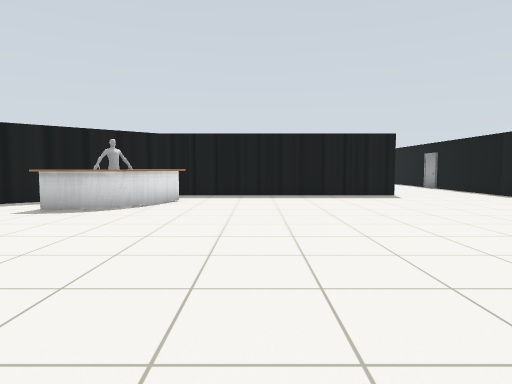
[1] (above)

16 first-person views from a walk through a world built for the Gazebo simulator. The camera is 0.92 m above the floor, tilts 4° down and sees 75° across. The floor is counted in squares, 1 m on a side. Each view is taken from the middle of a square. On the plan, view 1 faces up. The plan holds only what a view shows up to about 12 squares ahead; the rest is blank.

[2]
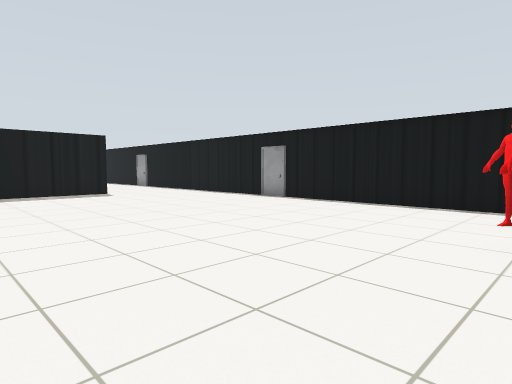

[3]
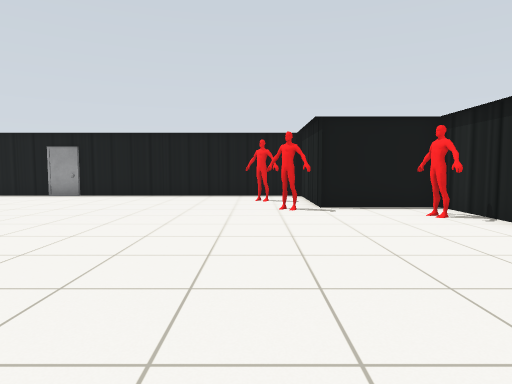

[4]
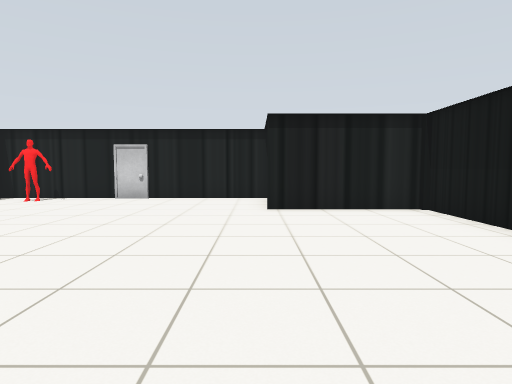

[5]
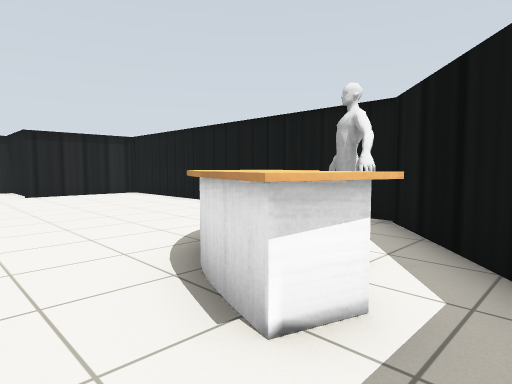

[6]
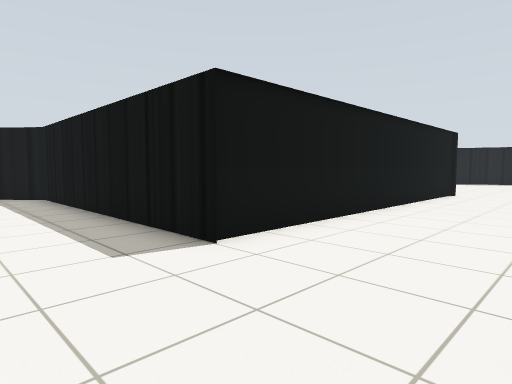

[7]
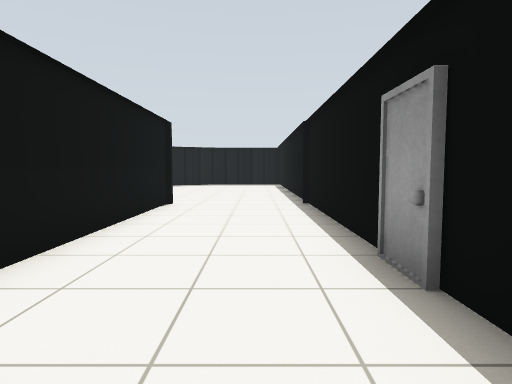

[8]
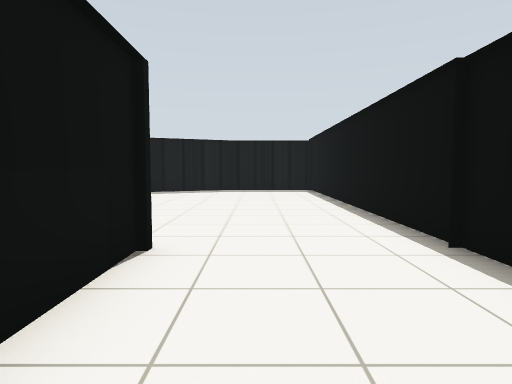

[9]
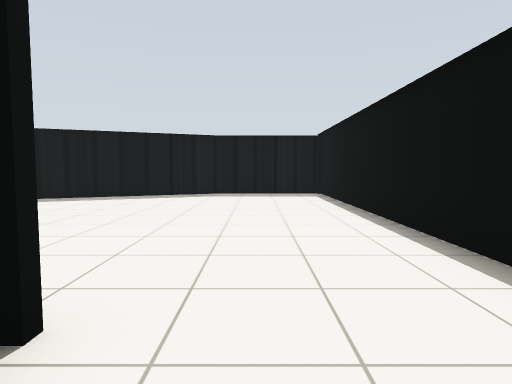

[10]
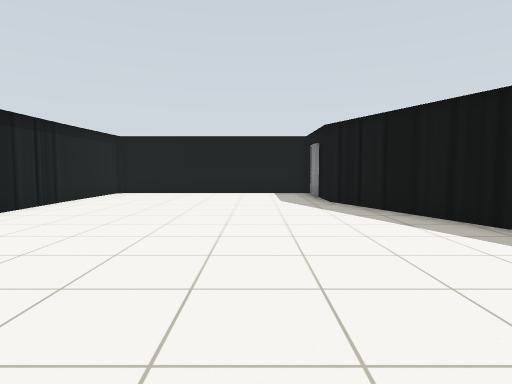

[11]
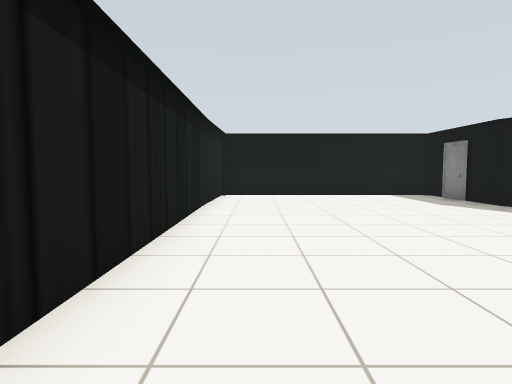

[12]
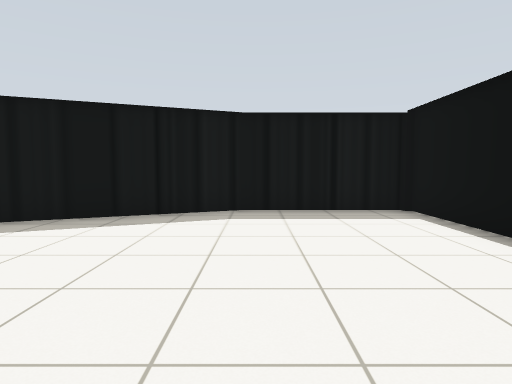

[13]
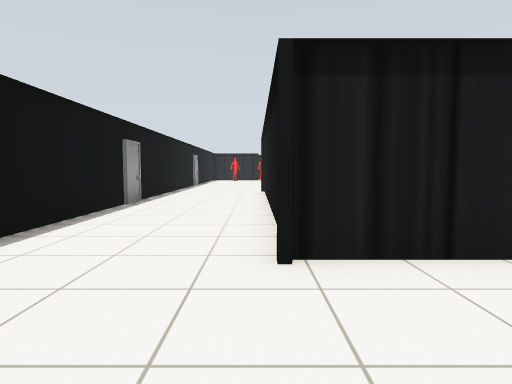

[14]
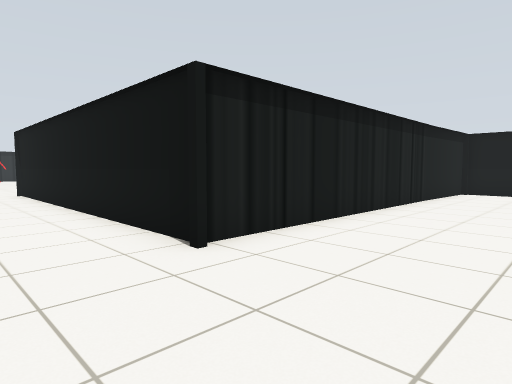

[15]
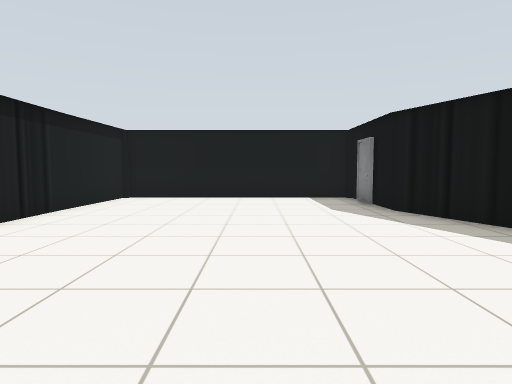

[16]
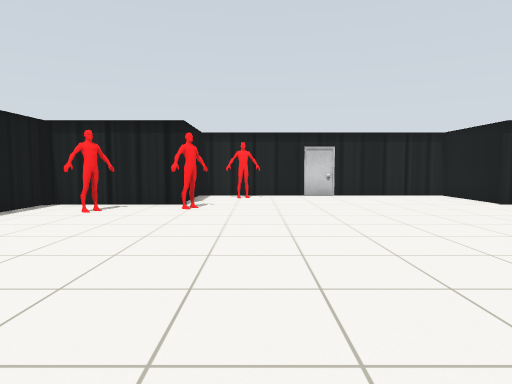

### Floor plan
Key: @ floor where view 1 was taken; # wall or solid block; . floor; P person; E desk.
Columns run from 7 left of view 1 to 9 right of it. Each row starts with its distance up from view 1.
 33            ######
 32          ###....#
 31       ####......#
 30     ###.........#
 29 #####...........#
 28 #...............#
 27 #...............#
 26 #...............#
 25 #...............#
 24 #...............#
 23 #...............#
 22 ##..............#
 21  ###########....#
 20            #....#
 19            #....#
 18            #....#
 17            #....#
 16            #....#
 15            #....#
 14            #....#
 13            #....#
 12    #########....#
 11   ##............#
 10  ##PEE..........#
  9 ## PE...........#
  8 #.EEE...........#
  7 # E.............#
  6 # ..............#
  5 # ..............#
  4 #...............#
  3 #...............#
  2 #...............#
  1 #...............#
  0 #......@......P.#
 -1 #..........PPP..#
 -2 ####........####
 -3    #........#
 -4    #......P##
 -5    #######

Positions as (right, up) in squares from view 1, and headings:
1: (0, 0), facing up
2: (0, -1), facing up-right
3: (-3, 0), facing right
4: (-3, 6), facing down
5: (-1, 11), facing down-left
6: (8, 9), facing up-left
7: (7, 13), facing up
8: (6, 18), facing up
9: (6, 20), facing up
10: (6, 27), facing left
11: (5, 23), facing left
12: (5, 25), facing up
13: (5, 25), facing down
14: (7, 25), facing down-left
15: (4, 26), facing left
16: (3, 7), facing down
